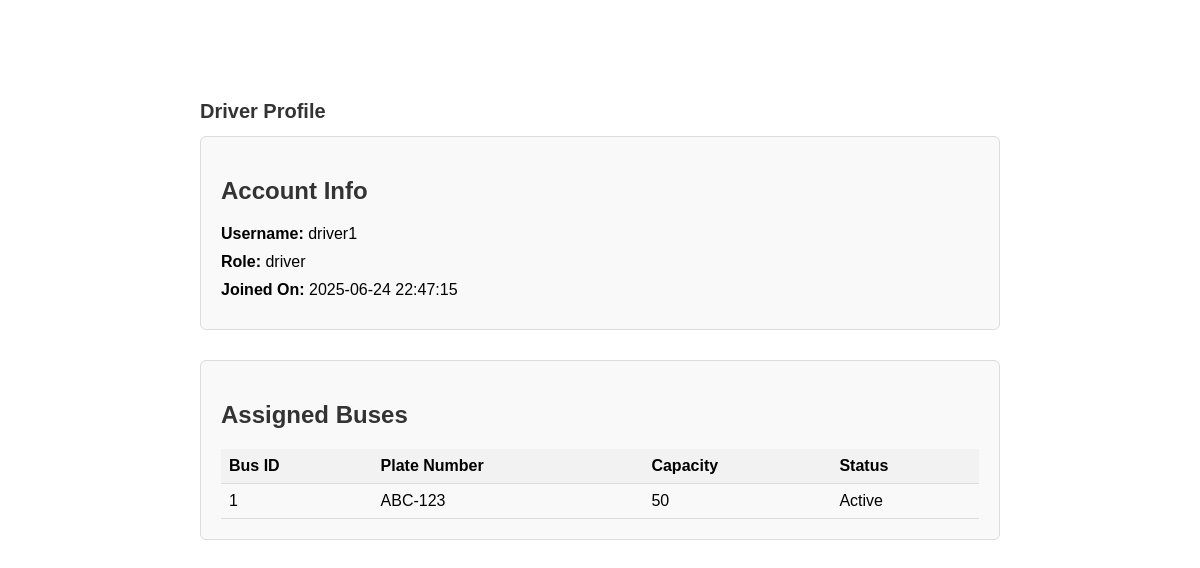
The app's page /profile_driver.php (signed in) with its own data.
### tables this page shows
CREATE TABLE users (
    user_id INT PRIMARY KEY AUTO_INCREMENT,
    username VARCHAR(255) UNIQUE NOT NULL,
    password VARCHAR(255) NOT NULL,
    role ENUM('admin', 'driver', 'police') NOT NULL,
    created_at TIMESTAMP DEFAULT CURRENT_TIMESTAMP
);

CREATE TABLE buses (
    bus_id INT PRIMARY KEY AUTO_INCREMENT,
    plate_number VARCHAR(50) UNIQUE NOT NULL,
    capacity INT NOT NULL,
    status ENUM('active', 'inactive', 'maintenance') DEFAULT 'active',
    driver_id INT,
    created_at TIMESTAMP DEFAULT CURRENT_TIMESTAMP,
    FOREIGN KEY (driver_id) REFERENCES users(user_id) ON DELETE SET NULL
);

### public/profile_driver.php (the view, shortened to what this page needs)
<?php
$userId = $_SESSION['user_id'];
$db = new Database();
$conn = $db->connect();
$sql = "SELECT username, role, created_at FROM users WHERE user_id = ?";
$stmt = $conn->prepare($sql);
$stmt->bind_param("i", $userId);
$stmt->execute();
$result = $stmt->get_result();
$user = $result->fetch_assoc();
$busSql = "SELECT bus_id, plate_number, capacity, status FROM buses WHERE driver_id = ?";
$busStmt = $conn->prepare($busSql);
$busStmt->bind_param("i", $userId);
$busStmt->execute();
$buses = $busStmt->get_result();
?>
<!DOCTYPE html>
<html>
<head>
</head>
<body>
    <h1 style="margin-top: 100px; font-size: 20px;">Driver Profile</h1>
    <div class="info">
        <h2>Account Info</h2>
        <p><strong>Username:</strong> <?= htmlspecialchars($user['username']) ?></p>
        <p><strong>Role:</strong> <?= htmlspecialchars($user['role']) ?></p>
        <p><strong>Joined On:</strong> <?= htmlspecialchars($user['created_at']) ?></p>
    </div>
    <div class="buses">
        <h2>Assigned Buses</h2>
        <?php if ($buses->num_rows > 0): ?>
            <table>
                <tr>
                    <th>Bus ID</th>
                    <th>Plate Number</th>
                    <th>Capacity</th>
                    <th>Status</th>
                </tr>
                <?php while ($bus = $buses->fetch_assoc()): ?>
                    <tr>
                        <td><?= $bus['bus_id'] ?></td>
                        <td><?= htmlspecialchars($bus['plate_number']) ?></td>
                        <td><?= $bus['capacity'] ?></td>
                        <td><?= ucfirst($bus['status']) ?></td>
                    </tr>
                <?php endwhile; ?>
            </table>
        <?php else: ?>
            <p>No buses assigned yet.</p>
        <?php endif; ?>
    </div>
</body>
</html>

### public/profile_driver.php (style rules this page uses)
body { font-family: Arial, sans-serif; max-width: 800px; margin: 40px auto; }
h1, h2 { color: #333; }
.info, .buses { margin-bottom: 30px; padding: 20px; border: 1px solid #ddd; border-radius: 6px; background: #f9f9f9; }
p { margin: 10px 0; }
table { width: 100%; border-collapse: collapse; margin-top: 10px; }
th, td { padding: 8px; text-align: left; border-bottom: 1px solid #ddd; }
th { background-color: #f2f2f2; }

### records on screen
users: username "driver1", role "driver", created_at "2025-06-24 22:47:15"
buses: bus_id "1", plate_number "ABC-123", capacity "50", status "Active"
